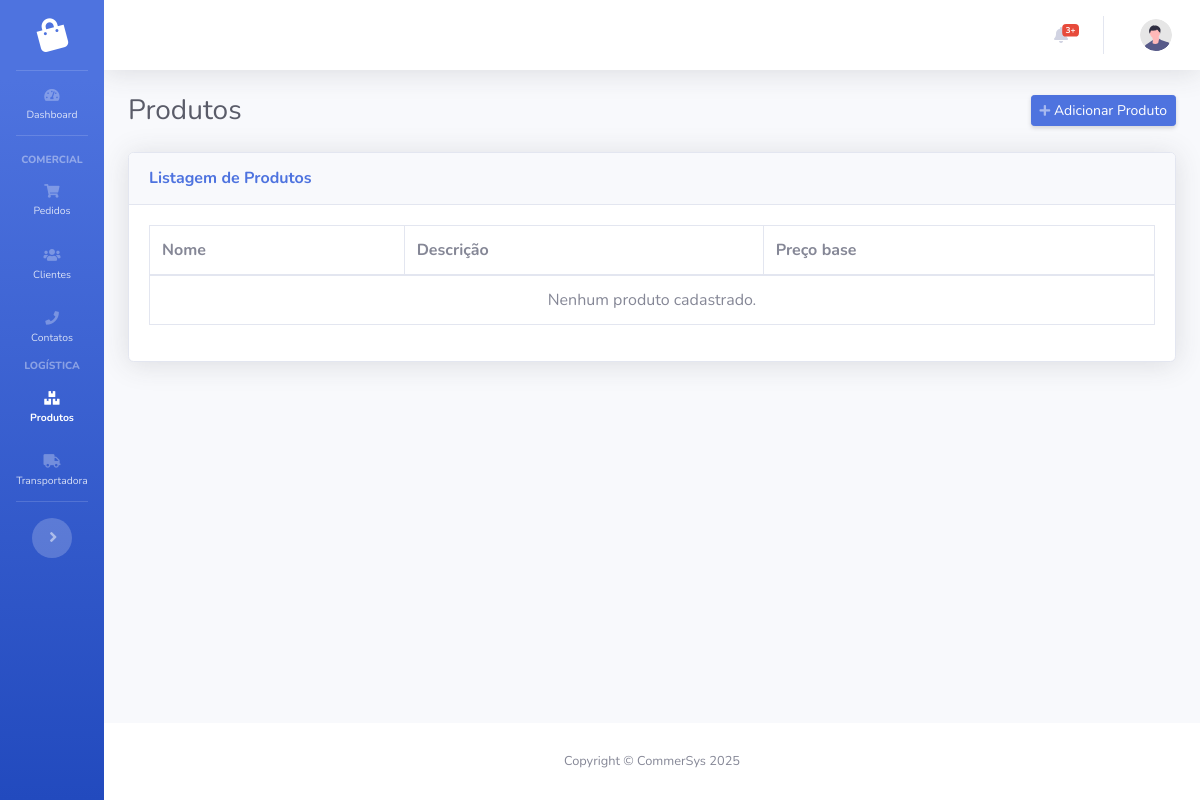
Page /produtos/ on the earlier database version.
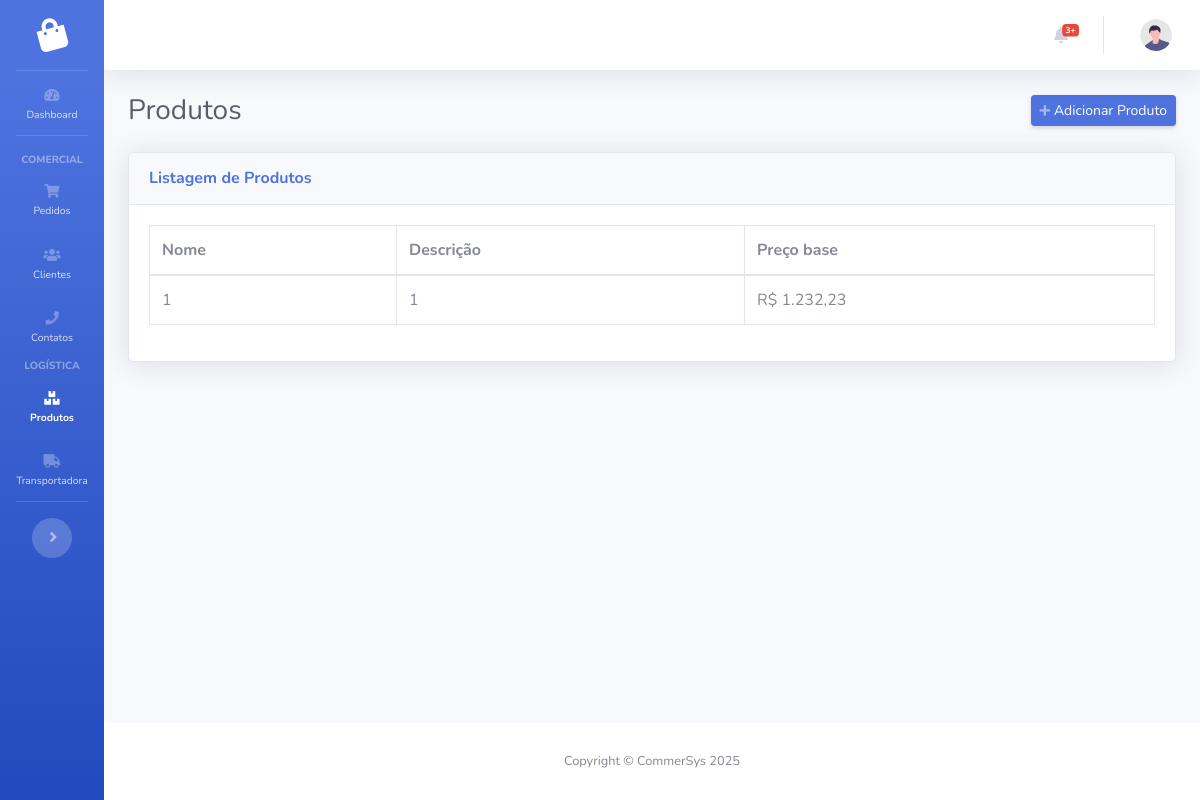
Same page on the later database version.
### logistica/models.py (models this page shows, shortened)
class Produto(models.Model):
    ORIGEM_CHOICES = [
        (0, 'Nacional'),
        (1, 'Estrangeira - Importação direta'),
        (2, 'Estrangeira - Adquirida no mercado interno'),
    ]
    MEDIDA_CHOICES = [
        (0, 'UN'),
        (1, 'KG'),
        (2, 'PC'),
        (3, 'L')
    ]
    nome = models.CharField(max_length=100)
    descricao = models.TextField(blank=True, null=True)
    preco_base = models.DecimalField(max_digits=10, decimal_places=2, help_text="Preço de venda padrão")
    ncm = models.CharField(max_length=8, help_text="8 dígitos - Nomenclatura Comum do Mercosul")
    unidade_medida = models.IntegerField(choices=MEDIDA_CHOICES, default=0)
    origem = models.IntegerField(choices=ORIGEM_CHOICES, default=0)
    created_at = models.DateTimeField(auto_now_add=True)
    updated_at = models.DateTimeField(auto_now=True)

### logistica/views.py (the view)
# urls.py: path('produtos/', views.ProdutoListView.as_view(), name='produtos'),
class ProdutoListView(ListView):
    model = Produto
    template_name = 'logistica/produto_list.html'
    context_object_name = 'produtos'

### logistica/templates/logistica/produto_list.html (shortened to what this page needs)
{% extends 'base.html' %}
{% load static %}
{% load humanize %}
{% block extra_css %}
<link href="https://cdn.datatables.net/1.10.25/css/dataTables.bootstrap4.min.css" rel="stylesheet" />
{% endblock extra_css %}
{% block content %}
<div class="d-flex align-items-center justify-content-between mb-4">
    <h1 class="h3 mb-0 text-gray-800">Produtos</h1>
    <a href="{% url 'logistica:produto_create' %}" class="d-sm-inline-block btn btn-sm btn-primary shadow-sm">
        <i class="fas fa-plus fa-sm text-white-50"></i><span class="d-none d-sm-inline"> Adicionar Produto</span></a></div>
<div class="card shadow mb-4">
    <div class="card-header py-3">
        <h6 class="m-0 font-weight-bold text-primary">Listagem de Produtos</h6>
    </div>
    <div class="card-body">
        <div class="table-responsive">
            <table class="table table-bordered table-hover" id="dataTable" width="100%" cellspacing="0">
                <thead>
                    <tr>
                        <th>Nome</th>
                        <th>Descrição</th>
                        <th>Preço base</th>
                    </tr>
                </thead>
                <tbody>
                    {% for produto in produtos %}
                        <tr data-bs-detail="{% url 'logistica:produto_detail' produto.id %}" style="cursor: pointer;">
                            <td>{{ produto.nome }}</td>
                            <td>{{ produto.descricao|truncatechars:50 }}</td>
                            <td>R$ {{ produto.preco_base|intcomma|default_if_none:'' }}</td>
                        </tr>
                    {% empty %}
                        <tr>
                            <td colspan="3" class="text-center">Nenhum produto cadastrado.</td>
                        </tr>
                    {% endfor %}
                </tbody>
            </table>
        </div>
    </div>
</div>
{% endblock content %}

### templates/base.html (shortened to what this page needs)
{% load static %}
<!DOCTYPE html>
<html lang="pt-br">
  <head>
    <link
      href="https://cdnjs.cloudflare.com/ajax/libs/font-awesome/5.15.3/css/all.min.css"
      rel="stylesheet"
      type="text/css"
    />
    <link
      href="https://cdn.jsdelivr.net/npm/bootstrap@4.6.0/dist/css/bootstrap.min.css"
      rel="stylesheet"
    />
    <link href="{% static 'css/sb-admin-2.css' %}" rel="stylesheet" />
    {% block extra_css %}{% endblock %}
  </head>
  <body id="page-top" class="sidebar-toggled">
    <div id="wrapper">
      {% include 'partials/_sidebar.html' %}
      <div id="content-wrapper" class="d-flex flex-column">
        <div id="content">
          {% include 'partials/_topbar.html' %}
          <div class="container-fluid">{% block content %}{% endblock %}</div>
        </div>
        {% include 'partials/_footer.html' %}
      </div>
    </div>
  </body>
</html>

### templates/partials/_sidebar.html (shortened to what this page needs)
{% load static %}
<ul
  class="navbar-nav bg-gradient-primary sidebar sidebar-dark accordion toggled"
  id="accordionSidebar"
>
  <a
    class="sidebar-brand d-flex align-items-center justify-content-center"
    href="{% url 'index' %}"
  >
    <div class="sidebar-brand-icon rotate-n-15">
      <i class="fas fa-shopping-bag"></i>
    </div>
  </a>
  <hr class="sidebar-divider my-0" />
  <li
    class="nav-item {% if 'index' in request.resolver_match.url_name %} active {% endif %}"
  >
    <a class="nav-link" href="{% url 'index' %}">
      <i class="fas fa-fw fa-tachometer-alt"></i>
      <span>Dashboard</span></a
    >
  </li>
  <hr class="sidebar-divider" />
  <div class="sidebar-heading">Comercial</div>
  <li
    class="nav-item {% if 'pedido' in request.resolver_match.url_name %} active {% endif %}"
  >
    <a class="nav-link" href="#">
      <i class="fas fa-shopping-cart"></i>
      <span>Pedidos</span></a
    >
  </li>
  <li
    class="nav-item {% if 'cliente' in request.resolver_match.url_name %} active {% endif %}"
  >
    <a class="nav-link" href="#">
      <i class="fas fa-users"></i>
      <span>Clientes</span></a
    >
  </li>
  <li
    class="nav-item {% if 'contato' in request.resolver_match.url_name %} active {% endif %}"
  >
    <a class="nav-link" href="#">
      <i class="fas fa-phone"></i>
      <span>Contatos</span></a
    >
  </li>
  <div class="sidebar-heading">Logística</div>
  <li
    class="nav-item {% if 'produto' in request.resolver_match.url_name %} active {% endif %}"
  >
    <a class="nav-link" href="{% url 'logistica:produtos' %}">
      <i class="fas fa-boxes"></i>
      <span>Produtos</span></a
    >
  </li>
  <li
    class="nav-item {% if 'transportadora' in request.resolver_match.url_name %} active {% endif %}"
  >
    <a class="nav-link" href="#">
      <i class="fas fa-truck"></i>
      <span>Transportadora</span></a
    >
  </li>
  <hr class="sidebar-divider" />
  <div class="text-center d-none d-md-inline">
    <button class="rounded-circle border-0" id="sidebarToggle"></button>
  </div>
</ul>

### templates/partials/_topbar.html (shortened to what this page needs)
{% load static %}
<nav
  class="navbar navbar-expand navbar-light bg-white topbar mb-4 static-top shadow"
>
  <ul class="navbar-nav ml-auto">
    <li class="nav-item dropdown no-arrow mx-1">
      <a
        class="nav-link dropdown-toggle"
        href="#"
        id="alertsDropdown"
        role="button"
        data-toggle="dropdown"
        aria-haspopup="true"
        aria-expanded="false"
      >
        <i class="fas fa-bell fa-fw"></i>
        <span class="badge badge-danger badge-counter">3+</span>
      </a>
    </li>
    <li class="nav-item dropdown no-arrow">
      <a
        class="nav-link dropdown-toggle"
        href="#"
        id="userDropdown"
        role="button"
        data-toggle="dropdown"
        aria-haspopup="true"
        aria-expanded="false"
      >
        <img
          class="img-profile rounded-circle"
          src="{% static 'img/undraw_profile.svg' %}"
        />
      </a>
    </li>
  </ul>
</nav>

### templates/partials/_footer.html
<footer class="sticky-footer bg-white">
  <div class="container my-auto">
    <div class="copyright text-center my-auto">
      <span>Copyright &copy; CommerSys {% now "Y" %}</span>
    </div>
  </div>
</footer>

Differences in the rows shown:
added Produto: nome "1", descricao "1", preco_base "1.232,23"
Other differences:
text no longer shown: "Nenhum produto cadastrado."
